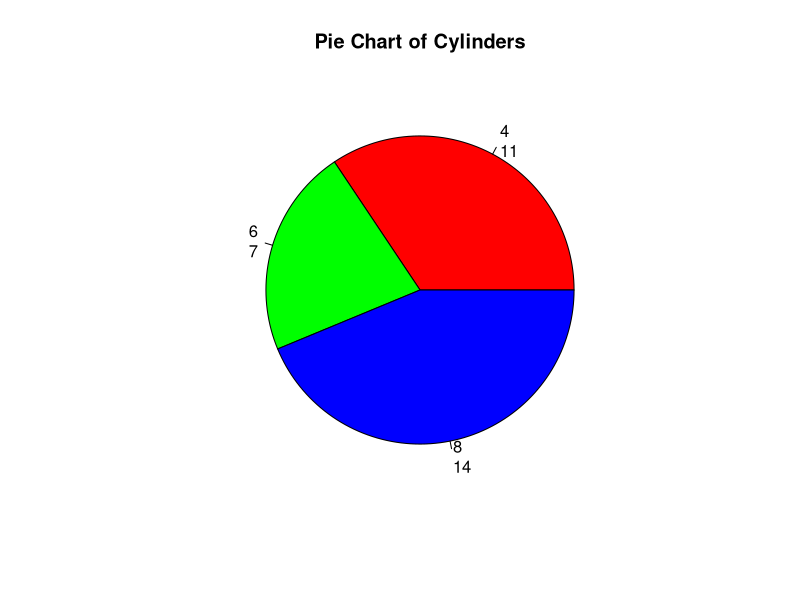

Here is the R script that generated this plot:
# Pie Chart
library(ggplot2)
data(mtcars)
head(mtcars)

cyl_count <- table(mtcars$cyl)

cyl_labels <- paste(names(cyl_count), "\n", cyl_count, sep="")

pie(cyl_count, labels = cyl_labels, main ="Pie Chart of Cylinders", col = rainbow(length(cyl_count)))
